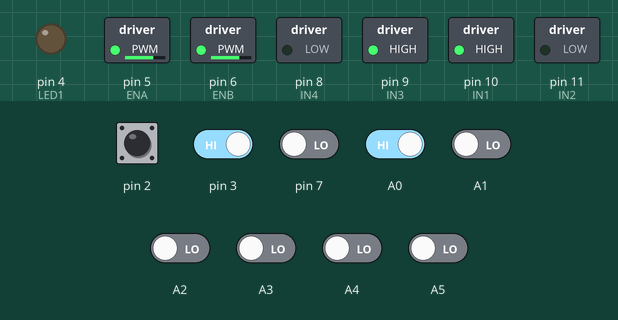
Simulated run of this sketch. Board: Arduino Uno, built with avr-gcc and run on an emulated ATmega328P. Parts: switched loads named in the sketch (green lamp = pin HIGH), output pins drawn as LEDs (lit = HIGH). The test bench sets the inputs (shaded band); at power-on: A0, pin 2, pin 3 HIGH, A1–5, pin 7 LOW.

Above: at 1.2 s.
1.3 s: A0 driven LOW
At 2.9 s:
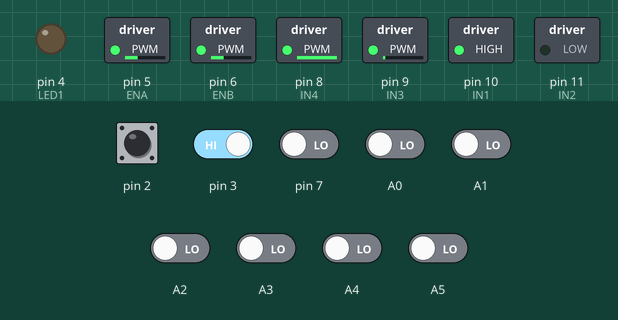
4.3 s: pin 3 driven LOW
At 4.7 s:
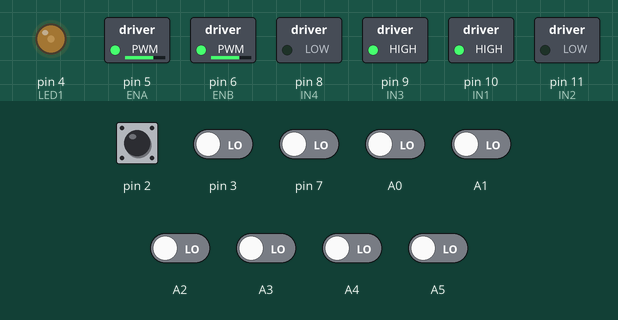
5.8 s: A1 driven HIGH
At 6.3 s:
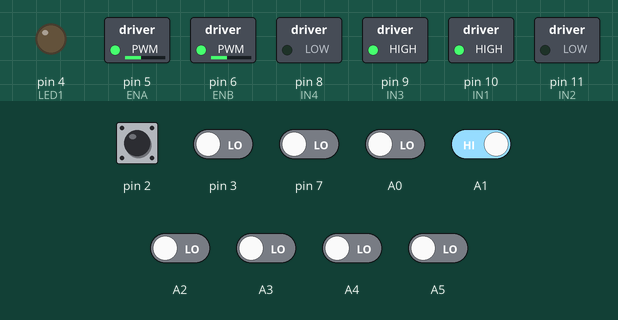
7.3 s: A1 driven LOW
At 8.5 s:
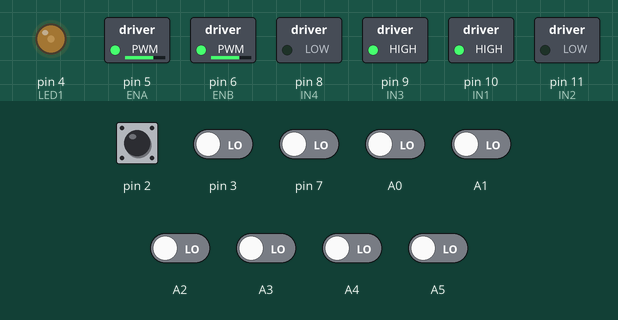
8.8 s: A5 driven HIGH
At 9.3 s:
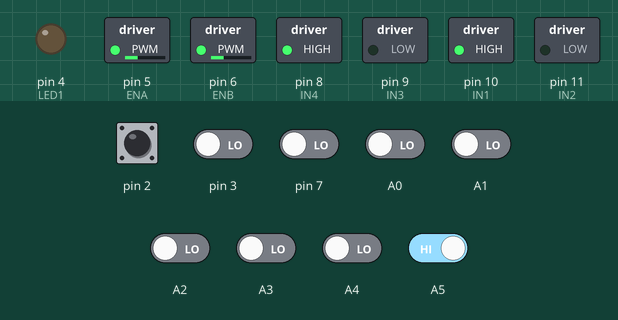
10.3 s: A5 driven LOW
At 10.9 s:
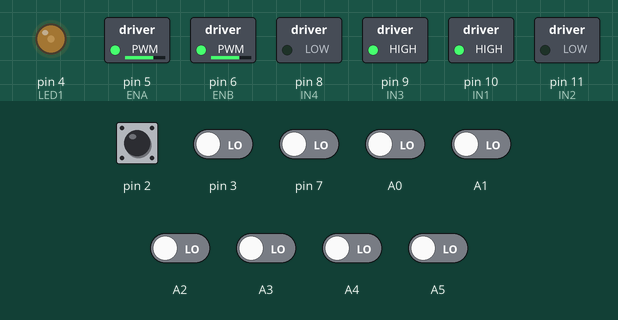
Timing chart, 0 to 12.8 s (numbered marks = the images above; inputs shaded):
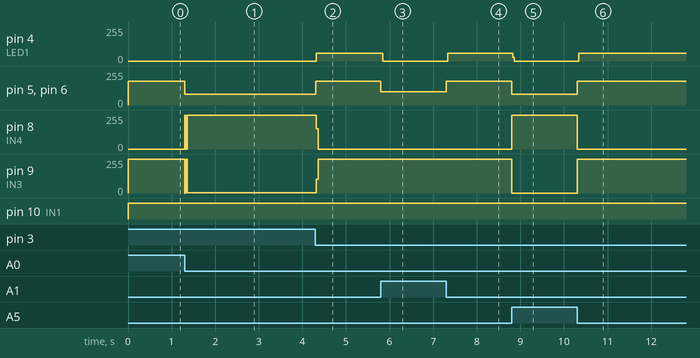

Measured:
- after the input at 1.3 s, pin 5 (ENA), pin 6 (ENB): 180/255 → 80/255 at once; pin 8 (IN4): 0/255 → 254/255 at once; pin 9 (IN3): 255/255 → 1/255 at once
- after the input at 4.3 s, pin 4 (LED1): 0/255 → 59/255 at once; pin 5 (ENA), pin 6 (ENB): 80/255 → 180/255 at once; pin 8 (IN4): 254/255 → 0/255 at once; pin 9 (IN3): 1/255 → 255/255 at once
- after the input at 5.8 s, pin 4 (LED1): 59/255 → 0/255 at once; pin 5 (ENA), pin 6 (ENB): 180/255 → 100/255 at once
- after the input at 7.3 s, pin 4 (LED1): 0/255 → 59/255 at once; pin 5 (ENA), pin 6 (ENB): 100/255 → 180/255 at once
- after the input at 8.8 s, pin 4 (LED1): 59/255 → 0/255 at once; pin 5 (ENA), pin 6 (ENB): 180/255 → 80/255 at once; pin 8 (IN4): 0/255 → 255/255 at once; pin 9 (IN3): 255/255 → 0/255 at once
- after the input at 10.3 s, pin 4 (LED1): 0/255 → 59/255 at once; pin 5 (ENA), pin 6 (ENB): 80/255 → 180/255 at once; pin 8 (IN4): 255/255 → 0/255 at once; pin 9 (IN3): 0/255 → 255/255 at once

The sketch:

1._Track_Hunter.ino
```cpp
int s1;
int s2;
int s3;
int s4;
int s5;
int s6;
int s7;
int s8;
int s9;

const int LED1 = 4;
int flag=0;


const int ENA = 5;
const int IN1=10;//right side of motor when you see bot from back
const int IN2=11;
const int ENB = 6;//left side of motor when you see bot from back
const int IN3=9;
const int IN4=8;
void setup()
{
  // put your setup code here, to run once:

  pinMode(LED1 , OUTPUT);
  pinMode(A0,INPUT);
  pinMode(A1,INPUT);
  pinMode(A2,INPUT);
  pinMode(A3,INPUT);
  pinMode(A4,INPUT);
  pinMode(A5,INPUT);
  pinMode(2,INPUT);
  pinMode(3,INPUT);
  pinMode(7,INPUT);


  pinMode(IN1,OUTPUT);
  pinMode(IN2,OUTPUT);
  pinMode(IN3,OUTPUT);
  pinMode(IN4,OUTPUT);
  Serial.begin(9600);

  //forward();
  //delay(2000);
}

void loop()
{
flag=0;


  s1=digitalRead(A0);
  s2=digitalRead(A1);
  s3=digitalRead(A2);
  s4=digitalRead(A3);
  s5=digitalRead(A4);
  s6=digitalRead(A5);
  s7=digitalRead(2);
  s8=digitalRead(3);
  s9=digitalRead(7);


 /* Serial.print(s1);

  Serial.print(" ");
  Serial.print(s2);
  Serial.print(" ");
  Serial.print(s3);
  Serial.print(" ");
  Serial.print(s4);
  Serial.print(" ");
  Serial.print(s5);
  Serial.print(" ");
  Serial.print(s6);
  Serial.print(" ");
  Serial.print(s7);
  Serial.print(" ");
  Serial.print(s8);
  Serial.println(" ");
  delay (1000);*/


  if((s1==0)&&(s2==0)&&(s8==1)){
    left();
    delay(10);
  }
   if((s8==0)&&(s7==0)&&(s1==1)){
   right();
   delay(10);
  }

  //black=1
  //white=0
  //forward
  if(
  ((s1==1)&&(s2==1)&&(s3==1)&&(s4==0)&&(s5==0)&&(s6==1)&&(s7==1)&&(s8==1))||
  ((s1==1)&&(s2==1)&&(s3==0)&&(s4==0)&&(s5==0)&&(s6==0)&&(s7==1)&&(s8==1))||
  ((s1==1)&&(s2==0)&&(s3==0)&&(s4==0)&&(s5==0)&&(s6==0)&&(s7==0)&&(s8==1))||
  ((s1==1)&&(s2==1)&&(s3==0)&&(s4==0)&&(s5==0)&&(s6==0)&&(s7==0)&&(s8==1))||
    ((s1==1)&&(s2==1)&&(s3==1)&&(s4==0)&&(s5==0)&&(s6==0)&&(s7==1)&&(s8==1))||
  ((s1==1)&&(s2==1)&&(s3==1)&&(s4==0)&&(s5==0)&&(s6==0)&&(s7==0)&&(s8==1))||
  ((s1==1)&&(s2==1)&&(s3==0)&&(s4==0)&&(s5==0)&&(s6==0)&&(s7==0)&&(s8==1))||
  ((s1==1)&&(s2==1)&&(s3==0)&&(s4==0)&&(s5==0)&&(s6==1)&&(s7==1)&&(s8==1))||
  ((s1==1)&&(s2==0)&&(s3==0)&&(s4==0)&&(s5==0)&&(s6==1)&&(s7==1)&&(s8==1))||
  ((s1==1)&&(s2==0)&&(s3==0)&&(s4==0)&&(s5==0)&&(s6==0)&&(s7==1)&&(s8==1))||
  ((s1==1)&&(s2==0)&&(s3==0)&&(s4==0)&&(s5==0)&&(s6==0)&&(s7==0)&&(s8==0))||
  ((s1==1)&&(s2==1)&&(s3==0)&&(s4==0)&&(s5==0)&&(s6==0)&&(s7==0)&&(s8==0))||
  ((s1==0)&&(s2==0)&&(s3==0)&&(s4==0)&&(s5==0)&&(s6==0)&&(s7==0)&&(s8==1))||
  ((s1==0)&&(s2==0)&&(s3==0)&&(s4==0)&&(s5==0)&&(s6==0)&&(s7==1)&&(s8==1))||
  ((s1==1)&&(s2==0)&&(s3==0)&&(s4==0)&&(s5==0)&&(s6==0)&&(s7==1)&&(s8==1))
   //((s1==0)&&(s2==0)&&(s3==0)&&(s4==0)&&(s5==0)&&(s6==0)&&(s7==0)&&(s8==0))
  )
  {
    forward();

  }
  //right
  else if(

  ((s1==1)&&(s2==1)&&(s3==1)&&(s4==0)&&(s5==0)&&(s6==0)&&(s7==0)&&(s8==0))||
  ((s1==1)&&(s2==1)&&(s3==1)&&(s4==1)&&(s5==0)&&(s6==0)&&(s7==0)&&(s8==0))||
  ((s1==1)&&(s2==1)&&(s3==1)&&(s4==1)&&(s5==1)&&(s6==0)&&(s7==0)&&(s8==0))||
  ((s1==1)&&(s2==1)&&(s3==1)&&(s4==1)&&(s5==1)&&(s6==1)&&(s7==0)&&(s8==0))||
  ((s1==1)&&(s2==1)&&(s3==1)&&(s4==1)&&(s5==1)&&(s6==1)&&(s7==1)&&(s8==0))||
  ((s1==1)&&(s2==1)&&(s3==1)&&(s4==1)&&(s5==1)&&(s6==0)&&(s7==0)&&(s8==1))||
  ((s1==1)&&(s2==1)&&(s3==1)&&(s4==1)&&(s5==0)&&(s6==0)&&(s7==1)&&(s8==1))||
  ((s1==1)&&(s2==1)&&(s3==1)&&(s4==1)&&(s5==0)&&(s6==0)&&(s7==0)&&(s8==1))||

  //((s1==0)&&(s2==1)&&(s3==0)&&(s4==0)&&(s5==0)&&(s6==0)&&(s7==0)&&(s8==0))||
  //((s1==0)&&(s2==0)&&(s3==1)&&(s4==0)&&(s5==0)&&(s6==0)&&(s7==0)&&(s8==0))||
 // ((s1==0)&&(s2==0)&&(s3==0)&&(s4==1)&&(s5==0)&&(s6==0)&&(s7==0)&&(s8==0))||
  ((s1==0)&&(s2==1)&&(s3==1)&&(s4==0)&&(s5==0)&&(s6==0)&&(s7==0)&&(s8==0))||
  ((s1==0)&&(s2==0)&&(s3==1)&&(s4==1)&&(s5==0)&&(s6==0)&&(s7==0)&&(s8==0))||
  ((s1==0)&&(s2==1)&&(s3==1)&&(s4==1)&&(s5==0)&&(s6==0)&&(s7==0)&&(s8==0))||
  ((s1==0)&&(s2==0)&&(s3==1)&&(s4==1)&&(s5==1)&&(s6==0)&&(s7==0)&&(s8==0))||
  ((s1==0)&&(s2==1)&&(s3==1)&&(s4==1)&&(s5==1)&&(s6==0)&&(s7==0)&&(s8==0))||
  ((s1==0)&&(s2==1)&&(s3==1)&&(s4==1)&&(s5==1)&&(s6==1)&&(s7==0)&&(s8==0))
  )
  {
    right();
  }
  else if(

  ((s1==0)&&(s2==0)&&(s3==0)&&(s4==0)&&(s5==0)&&(s6==1)&&(s7==1)&&(s8==1))||
  ((s1==0)&&(s2==0)&&(s3==0)&&(s4==0)&&(s5==1)&&(s6==1)&&(s7==1)&&(s8==1))||
  ((s1==0)&&(s2==0)&&(s3==0)&&(s4==1)&&(s5==1)&&(s6==1)&&(s7==1)&&(s8==1))||
  ((s1==0)&&(s2==0)&&(s3==1)&&(s4==1)&&(s5==1)&&(s6==1)&&(s7==1)&&(s8==1))||
  ((s1==0)&&(s2==1)&&(s3==1)&&(s4==1)&&(s5==1)&&(s6==1)&&(s7==1)&&(s8==1))||
  ((s1==1)&&(s2==0)&&(s3==0)&&(s4==1)&&(s5==1)&&(s6==1)&&(s7==1)&&(s8==1))||
  ((s1==1)&&(s2==1)&&(s3==0)&&(s4==0)&&(s5==1)&&(s6==1)&&(s7==1)&&(s8==1))||
  ((s1==1)&&(s2==0)&&(s3==0)&&(s4==0)&&(s5==1)&&(s6==1)&&(s7==1)&&(s8==1))||

 // ((s1==0)&&(s2==0)&&(s3==0)&&(s4==0)&&(s5==1)&&(s6==0)&&(s7==0)&&(s8==0))||
  //((s1==0)&&(s2==0)&&(s3==0)&&(s4==0)&&(s5==0)&&(s6==1)&&(s7==0)&&(s8==0))||
  //((s1==0)&&(s2==0)&&(s3==0)&&(s4==0)&&(s5==0)&&(s6==0)&&(s7==1)&&(s8==0))||
  ((s1==0)&&(s2==0)&&(s3==0)&&(s4==0)&&(s5==1)&&(s6==1)&&(s7==0)&&(s8==0))||
  ((s1==0)&&(s2==0)&&(s3==0)&&(s4==0)&&(s5==0)&&(s6==1)&&(s7==1)&&(s8==0))||
  ((s1==0)&&(s2==0)&&(s3==0)&&(s4==1)&&(s5==1)&&(s6==1)&&(s7==0)&&(s8==0))||
  ((s1==0)&&(s2==0)&&(s3==0)&&(s4==0)&&(s5==1)&&(s6==1)&&(s7==1)&&(s8==0))||
  ((s1==0)&&(s2==0)&&(s3==0)&&(s4==1)&&(s5==1)&&(s6==1)&&(s7==1)&&(s8==0))||
  ((s1==0)&&(s2==0)&&(s3==1)&&(s4==1)&&(s5==1)&&(s6==1)&&(s7==1)&&(s8==0))

  )
  {
    left();
  }
  else if((s1==1)&&(s2==1)&&(s3==1)&&(s4==1)&&(s5==1)&&(s6==1)&&(s7==1)&&(s8==1)){
    motor_stop();
  /* delayMicroseconds(20);
    motor_rev();
    delayMicroseconds(2);*/
   left();
    delay(4);
    // right();
    //delayMicroseconds();
  }

  else if((s1==0)&&(s2==0)&&(s3==0)&&(s4==0)&&(s5==0)&&(s6==0)&&(s7==0)&&(s8==0)&&(s9==1))
  {
    motor_stop();
   //delay(1);
    //motor_rev();
    delayMicroseconds(20);
  }


  else if((s1==0)&&(s2==0)&&(s3==0)&&(s4==0)&&(s5==0)&&(s6==0)&&(s8==0)){
   // motor_stop();


 forward();
    analogWrite(LED1, 255);
     delayMicroseconds(20);

  // analogWrite(LED1, 0);


}
 /* else if((s9==0)){
   analogWrite(LED1, 255);
     delayMicroseconds(2);
  forward();


}*/


  else {
    forward1();

    }

  /*digitalWrite(trigPin, LOW);     //here things are commented out with help of slash
  delayMicroseconds(2);
  digitalWrite(trigPin, HIGH);
  delayMicroseconds(10);
  digitalWrite(trigPin, LOW);
  duration = pulseIn(echoPin, HIGH);
  distance = duration * 0.034/2;
  Serial.print("distance:----");

Serial.println(distance);

  if ( distance <= 10 )
  {
    digitalWrite(LED1, HIGH);
    delayMicroseconds(3);
    digitalWrite(LED1, LOW);

  }
  else
  {
    digitalWrite(LED1, LOW);
  }*/
  analogWrite(LED1, 0);

}
void forward()
{
  digitalWrite(IN1, HIGH);
  digitalWrite(IN2, LOW);
  analogWrite(ENA, 180);
  digitalWrite(IN3, HIGH);
  digitalWrite(IN4, LOW);
  analogWrite(ENB, 180);
   //delayMicroseconds(1);
}
void forward1()
{
  digitalWrite(IN1, HIGH);
  digitalWrite(IN2, LOW);
  analogWrite(ENA, 100);
  digitalWrite(IN3, HIGH);
  digitalWrite(IN4, LOW);
  analogWrite(ENB, 100);
   //delayMicroseconds(1);
}

void right()
{
  digitalWrite(IN1, LOW);
  digitalWrite(IN2, HIGH);
  analogWrite(ENA, 80);
  digitalWrite(IN3, HIGH);
  digitalWrite(IN4, LOW);
  analogWrite(ENB, 80);
  //delayMicroseconds(5);
}

void left()
{
  digitalWrite(IN1, HIGH);
  digitalWrite(IN2, LOW);
  analogWrite(ENA, 80);
  digitalWrite(IN3, LOW);
  digitalWrite(IN4, HIGH);
  analogWrite(ENB, 80);
  //delayMicroseconds(5);
}

void motor_stop()
{
  digitalWrite(IN1, LOW);
  digitalWrite(IN2, LOW);
  analogWrite(ENA, 0);
  digitalWrite(IN3, LOW);
  digitalWrite(IN4, LOW);
  analogWrite(ENB, 0);
}
void motor_rev()
{
  digitalWrite(IN1, LOW);
  digitalWrite(IN2, HIGH);
  analogWrite(ENA, 70);
  digitalWrite(IN3, LOW);
  digitalWrite(IN4, HIGH);
  analogWrite(ENB, 70);
  delay(3);

  if(s1==0||s2==0||s3==0||s4==0){
    left();
    delay(1);
   forward1();
  }
  else if(s5==0||s6==0||s7==0||s8==0){
    right();
      delay(1);
   forward1();
  }

}
```
